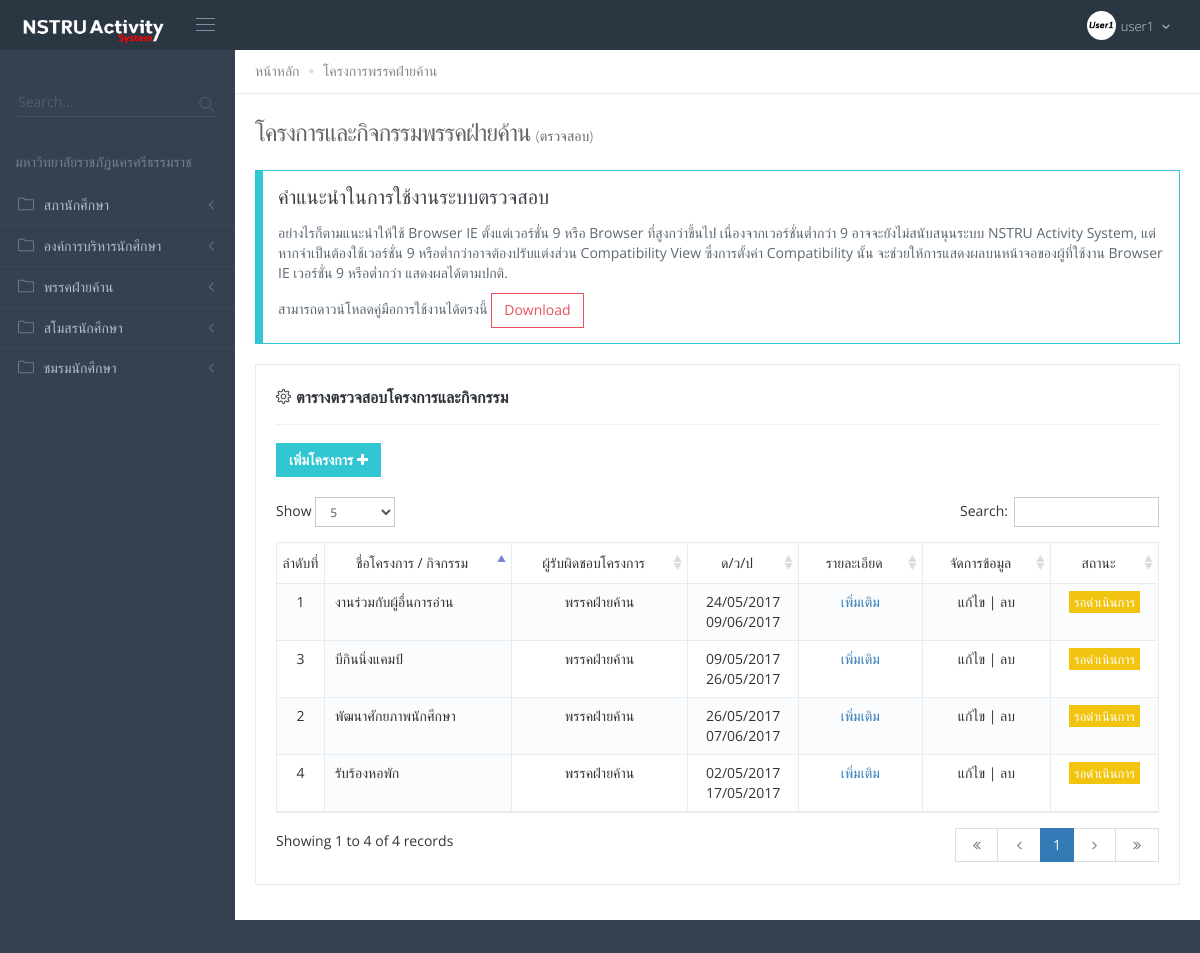
Screenshot of /nstru-system-1/Opposition-party.php (signed in) with the database file from the repository.
### tables this page shows
CREATE TABLE `username` (
  `ID_USER` int(11) NOT NULL,
  `USERNAME` varchar(30) NOT NULL,
  `PASSWORD` varchar(30) NOT NULL,
  `ID_CARD` varchar(20) NOT NULL,
  `TYPESTATUS` varchar(30) NOT NULL,
  `STATUS` varchar(20) NOT NULL,
  `IMAGE` varchar(100) NOT NULL
);

CREATE TABLE `storage3` (
  `P_ID` int(10) NOT NULL DEFAULT '0',
  `PNAME` varchar(150) NOT NULL,
  `PDATE` varchar(20) NOT NULL,
  `PDATE2` varchar(20) NOT NULL,
  `PTERM` int(5) NOT NULL,
  `PYEAR` int(5) NOT NULL,
  `PPLACE` text NOT NULL,
  `PPERSON` varchar(60) NOT NULL,
  `PFACULTY` varchar(80) NOT NULL,
  `PCLUBNAME` varchar(80) NOT NULL,
  `PPARTICIPANT` varchar(20) NOT NULL,
  `PBUDGETS` varchar(20) NOT NULL,
  `PSOURCE` varchar(200) NOT NULL,
  `PSELLMONEY` varchar(30) NOT NULL,
  `PMONEYBALANCE` varchar(30) NOT NULL,
  `PFIRSTNAME` varchar(80) NOT NULL,
  `PLASTNAME` varchar(80) NOT NULL,
  `PTELL` varchar(20) NOT NULL,
  `PEMAIL` varchar(20) NOT NULL,
  `PSTATUS` tinyint(1) NOT NULL
);

### nstru-system-1/Opposition-party.php (the view, shortened to what this page needs)
<?php
include('mysql_connect.php');
?>
<!doctype html>
<html lang="en">
    <head>
<link href="assets/global/plugins/font-awesome/css/font-awesome.min.css" rel="stylesheet" type="text/css" />
<link href="assets/global/plugins/simple-line-icons/simple-line-icons.min.css" rel="stylesheet" type="text/css" />
<link href="assets/global/plugins/bootstrap/css/bootstrap.min.css" rel="stylesheet" type="text/css" />
<link href="assets/global/plugins/bootstrap-switch/css/bootstrap-switch.min.css" rel="stylesheet" type="text/css" />
<link href="assets/global/plugins/bootstrap-select/css/bootstrap-select.min.css" rel="stylesheet" type="text/css" />
<link href="assets/global/plugins/datatables/datatables.min.css" rel="stylesheet" type="text/css" />
<link href="assets/global/plugins/datatables/plugins/bootstrap/datatables.bootstrap.css" rel="stylesheet" type="text/css" />
<link href="assets/global/plugins/select2/css/select2.min.css" rel="stylesheet" type="text/css" />
<link href="assets/global/plugins/select2/css/select2-bootstrap.min.css" rel="stylesheet" type="text/css" />
<link href="assets/global/css/components.min.css" rel="stylesheet" id="style_components" type="text/css" />
<link href="assets/global/css/plugins.min.css" rel="stylesheet" type="text/css" />
<link href="assets/layouts/layout/css/layout.min.css" rel="stylesheet" type="text/css" />
<link href="assets/layouts/layout/css/themes/darkblue.min.css" rel="stylesheet" type="text/css" id="style_color" />
<link href="assets/layouts/layout/css/custom.min.css" rel="stylesheet" type="text/css" />
<link rel="shortcut icon" href="favicon.ico" /> </head>
<body class="page-header-fixed page-sidebar-closed-hide-logo page-content-white">
    <div class="page-wrapper">
        <?php include('template-1.php'); ?>
    </div>
            <div class="page-container">
                <div class="page-sidebar-wrapper">
        <?php include('template-2.php'); ?>
    <div class="page-content-wrapper">
    <div class="page-content">
    <div class="page-bar">
    <ul class="page-breadcrumb">
        <li>
            <a href="index.php">หน้าหลัก</a>
                <i class="fa fa-circle"></i>
        </li>
        <li>
            <span>โครงการพรรคฝ่ายค้าน</span>
        </li>
    </ul>
    </div>
    <h1 class="page-title"> โครงการและกิจกรรมพรรคฝ่ายค้าน
        <small>(ตรวจสอบ)</small>
    </h1>
    <div class="m-heading-1 border-green m-bordered">
        <h3>คำแนะนำในการใช้งานระบบตรวจสอบ</h3>
        <p> อย่างไรก็ตามแนะนำให้ใช้ Browser IE ตั้งแต่เวอร์ชั่น 9 หรือ Browser ที่สูงกว่าขึ้นไป เนื่องจากเวอร์ชั่นต่ำกว่า 9 อาจจะยังไม่สนับสนุนระบบ NSTRU Activity System, แต่หากจำเป็นต้องใช้เวอร์ชั่น 9 หรือต่ำกว่าอาจต้องปรับแต่งส่วน Compatibility View ซึ่งการตั้งค่า Compatibility นั้น จะช่วยให้การแสดงผลบนหน้าจอของผู้ที่ใช้งาน Browser IE เวอร์ชั่น 9 หรือต่ำกว่า แสดงผลได้ตามปกติ. </p>
        <p> สามารถดาวน์โหลดคู่มือการใช้งานได้ตรงนี้
            <a class="btn red btn-outline" href="download_tutorial/tutorial.pdf" target="_blank">Download</a>
        </p>
    </div>
 <div class="row">
<div class="col-md-12">
    <div class="portlet light bordered">
        <div class="portlet-title">
            <div class="caption font-dark">
                <i class="icon-settings font-dark"></i>
                <span class="caption-subject bold uppercase"> ตารางตรวจสอบโครงการและกิจกรรม</span>
            </div>
        </div>
    <div class="portlet-body">
        <div class="table-toolbar">
            <div class="row">
                <div class="col-md-6">
                    <div class="btn-group">
                        <a href="addproject-3.php">
                        <button id="sample_editable_1_new" class="btn sbold green"> เพิ่มโครงการ
                            <i class="fa fa-plus"></i>
                        </button>
                        </a>
                    </div>
                </div>
            </div>
        </div>
    <table class="table table-striped table-bordered table-hover table-checkable order-column" id="sample_1">
    <thead>
        <tr>
            <td align="center"> ลำดับที่</td>
            <td align="center"> ชื่อโครงการ / กิจกรรม </td>
            <td align="center"> ผู้รับผิดชอบโครงการ </td>
            <td align="center"> ด/ว/ป </td>
            <td align="center"> รายละเอียด </td>
            <td align="center"> จัดการข้อมูล </td>
            <td align="center"> สถานะ </td>
            <?php
            $status = $_SESSION['STATUS'];
            ?>
        </tr>
    </thead>
<tbody>
        <?php
            include_once('fuction.php');
            $i = 1;
            $sql = "SELECT * FROM storage3";
            $result = mysqli_query($link, $sql);
            while($data = mysqli_fetch_assoc($result)){
        ?>
        <tr class="odd gradeX">
            <td> <?php echo $i++; ?> </td>
            <td> <?php echo $data['PNAME']; ?> </td>
            <td align="center"> <?php per($data['PPERSON']); ?> </td>
            <td align="center"> <?php echo $data['PDATE']; ?><br><?php echo $data['PDATE2']; ?> </td>
            <td align="center">
                <a href="project_detail/project_detail3.php?id=<?php echo $data['P_ID']; ?>"> เพิ่มเติม </a>
            </td>
            <td align="center">
                <?php
                    if($data['PSTATUS'] != 1 && ($_SESSION['TYPESTATUS'] == "แอดมิน" || $_SESSION['TYPESTATUS'] == "พรรคฝ่ายค้าน")){
                ?>
                <a href="edit/editproject3.php?id=<?php echo $data['P_ID']; ?>"> แก้ไข </a> |
                <a href="delete/deleteproject3.php?id=<?php echo $data['P_ID']; ?>"> ลบ </a>
                <?php
                    } else {
                        echo "แก้ไข" . " | " . "ลบ";
                    }
                ?>
            </td>
            <td align="center"> <?php status($data['PSTATUS']); ?> </td>
        </tr>
        <?php
            }
        ?>
</tbody>
</table>
</div>
</div>
</div>
</div>
    </div>
    </div>
</div>
<div class="page-footer">
</div>
</div>
</body>
</html>

### nstru-system-1/template-1.php (shortened to what this page needs)
         <div class="page-header navbar navbar-fixed-top">
             <div class="page-header-inner ">
                 <div class="page-logo">
                     <a href="index.php">
                         <img src="assets/layouts/layout/img/logo1.png" width="147" height="28" alt="logo" class="logo-default" /> </a>
                     <div class="menu-toggler sidebar-toggler">
                         <span></span>
                     </div>
                 </div>
                 <div class="top-menu">
                     <ul class="nav navbar-nav pull-right">
                 <li class="dropdown dropdown-user">
                     <a href="javascript:;" class="dropdown-toggle"
                     data-toggle="dropdown" data-hover="dropdown"
                     data-close-others="true">
                     <?php
                         $sql = "SELECT * FROM username WHERE ID_USER = '$_SESSION[ID]'";
                         $result = mysqli_query($link, $sql);
                         $data = mysqli_fetch_array($result);
                     ?>
                         <img alt="" class="img-circle" src="<?php echo $data['IMAGE']; ?>">
                     <span class="username username-hide-on-mobile"> <?php echo $data['USERNAME']; ?> </span>
                     <i class="fa fa-angle-down"></i>
                     </a>
                 </li>
                     </ul>
                 </div>
	</div>
</div>

### nstru-system-1/fuction.php (shortened to what this page needs)
<?php
	function status($status){
		switch ($status){
			default : echo "<span class=\"label label-sm label-warning\">" . "รอดำเนินการ" . "</span>";break;
		}
	}
	function per($person){
		$i = 1;
		switch ($person) {
			case $i++:
				echo "พรรคฝ่ายค้าน";
				break;
		}
	}
?>

### rows the page displays
username: IMAGE (picture), USERNAME "user1"
storage3: PNAME "งานร่วมกับผู้อื่นการอ่าน", PPERSON "พรรคฝ่ายค้าน", PDATE "24/05/2017", PDATE2 "09/06/2017", PSTATUS "แก้ไข"
storage3: PNAME "พัฒนาศักยภาพนักศึกษา", PPERSON "พรรคฝ่ายค้าน", PDATE "26/05/2017", PDATE2 "07/06/2017", PSTATUS "แก้ไข"
storage3: PNAME "บีกินนิ่งแคมป์", PPERSON "พรรคฝ่ายค้าน", PDATE "09/05/2017", PDATE2 "26/05/2017", PSTATUS "แก้ไข"
storage3: PNAME "รับร้องหอพัก", PPERSON "พรรคฝ่ายค้าน", PDATE "02/05/2017", PDATE2 "17/05/2017", PSTATUS "แก้ไข"
